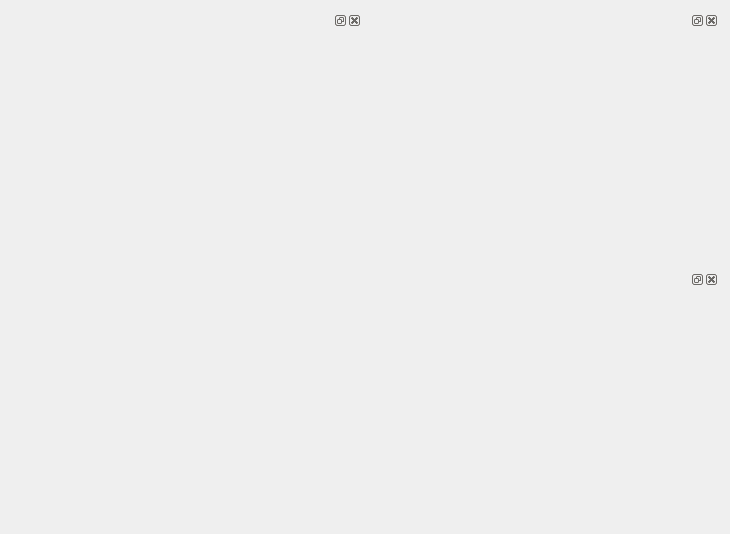
<?xml version="1.0" encoding="UTF-8"?>
<ui version="4.0">
 <class>RadialTabWidget</class>
 <widget class="QWidget" name="RadialTabWidget">
  <property name="geometry">
   <rect>
    <x>0</x>
    <y>0</y>
    <width>730</width>
    <height>534</height>
   </rect>
  </property>
  <property name="sizePolicy">
   <sizepolicy hsizetype="Expanding" vsizetype="Expanding">
    <horstretch>0</horstretch>
    <verstretch>0</verstretch>
   </sizepolicy>
  </property>
  <property name="windowTitle">
   <string>Form</string>
  </property>
  <layout class="QHBoxLayout" name="horizontalLayout_2">
   <item>
    <layout class="QHBoxLayout" name="horizontalLayout">
     <item>
      <widget class="QDockWidget" name="widgetFFT">
       <widget class="QWidget" name="dockWidgetContentsFFT">
        <layout class="QHBoxLayout" name="horizontalLayout_5">
         <item>
          <widget class="QVTKWidget" name="qvtkWidgetFFT"/>
         </item>
        </layout>
       </widget>
      </widget>
     </item>
     <item>
      <layout class="QVBoxLayout" name="verticalLayout">
       <item>
        <widget class="QDockWidget" name="widgetInput">
         <widget class="QWidget" name="dockWidgetContentsInput">
          <layout class="QHBoxLayout" name="horizontalLayout_3">
           <item>
            <widget class="QVTKWidget" name="qvtkWidgetInput"/>
           </item>
          </layout>
         </widget>
        </widget>
       </item>
       <item>
        <widget class="QDockWidget" name="widgetPlot">
         <widget class="QWidget" name="dockWidgetContentsPlot">
          <layout class="QHBoxLayout" name="horizontalLayout_4">
           <item>
            <widget class="QVTKWidget" name="qvtkWidgetChart"/>
           </item>
          </layout>
         </widget>
        </widget>
       </item>
      </layout>
     </item>
    </layout>
   </item>
  </layout>
 </widget>
 <customwidgets>
  <customwidget>
   <class>QVTKWidget</class>
   <extends>QWidget</extends>
   <header>QVTKWidget.h</header>
  </customwidget>
 </customwidgets>
 <resources/>
 <connections/>
</ui>
